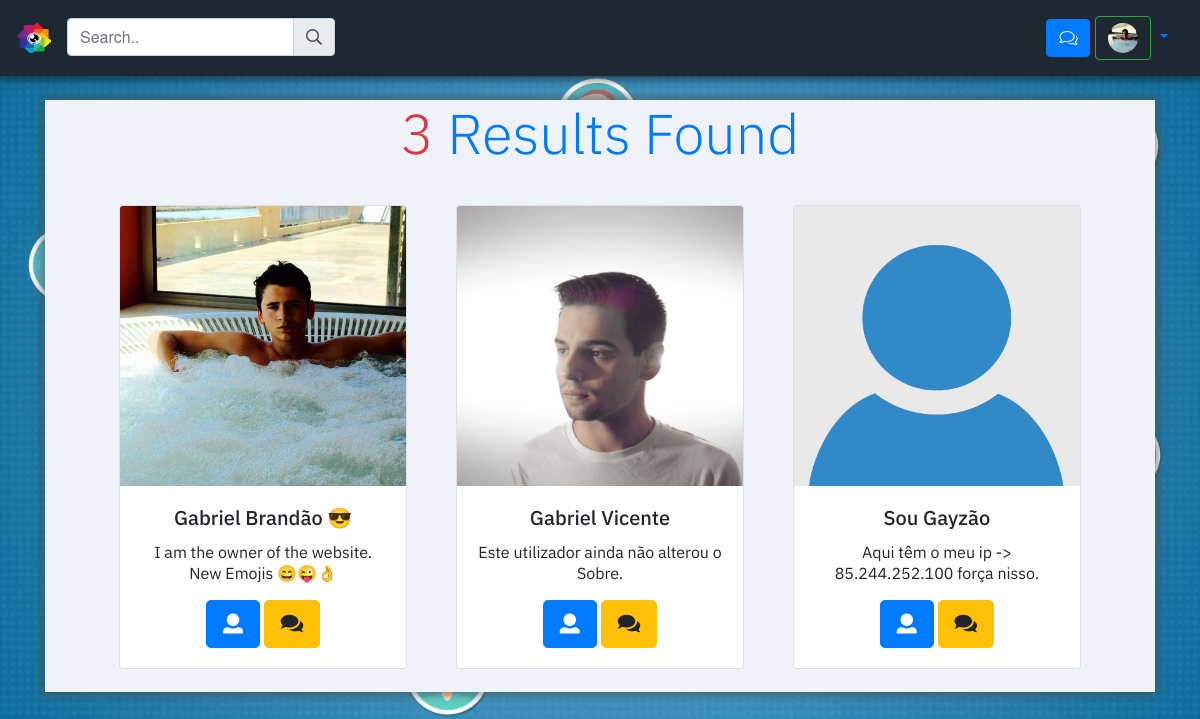
Page /pesquisa.php?s=Gabriel (signed in) on the committed database.
### tables this page shows
CREATE TABLE `users` (
  `id` int(11) NOT NULL,
  `f_nome` mediumtext NOT NULL,
  `l_nome` mediumtext NOT NULL,
  `idade` int(11) NOT NULL,
  `email` varchar(60) NOT NULL,
  `username` varchar(30) NOT NULL,
  `password` varchar(255) NOT NULL,
  `sobre` varchar(255) NOT NULL DEFAULT 'Este utilizador ainda não alterou o Sobre.',
  `foto` varchar(255) NOT NULL DEFAULT 'imagens/avatar.png',
  `ativado` int(11) NOT NULL DEFAULT '0',
  `token` mediumtext NOT NULL,
  `ip` varchar(100) NOT NULL,
  `facebook` varchar(200) NOT NULL,
  `instagram` varchar(200) NOT NULL,
  `twitter` varchar(200) NOT NULL,
  `id_estado` int(11) NOT NULL
);

### pesquisa.php (the view, shortened to what this page needs)
<?php
include 'header.php';
echo "<div class='text-center' style='background-color: #f0f2fa; box-shadow: 0px 0px 10px 3px rgba(72, 72, 72, 0.6);'>";
if (isset($_GET['s'])) {
	$pesquisa = htmlspecialchars(mysqli_real_escape_string($link, $_GET['s']));
	$query = mysqli_query($link, "SELECT * FROM users WHERE f_nome LIKE '%$pesquisa%' OR l_nome LIKE '%$pesquisa%' OR username LIKE '%$pesquisa%'") or die(mysqli_error($link));
	$conta = mysqli_num_rows($query);
	if ($conta > 0) {
		echo "<p class='text-center postbi display-4 text-primary'><span class='text-danger'>$conta</span> Results Found</p>";
		while ($info_user = mysqli_fetch_array($query)) {
			$id_user = $info_user['id'];
			$foto = $info_user['foto'];
			$nome = $info_user['f_nome'];
			$apelido = $info_user['l_nome'];
			$sobre = $info_user['sobre'];
			?>
			<div style="display: inline-block; padding: 2%;" class="postbi">
				<div class="card" style="width: 18rem;">
					<img class="card-img-top" src="<?php echo $foto; ?>" alt="Card image cap" style="height: 280px;">
					<div class="card-body">
						<h5 class="card-title"><?php echo $nome." ".$apelido; ?></h5>
						<p class="card-text"><?php echo $sobre; ?></p>
						<a href="profile/<?php echo $id_user; ?>" class="btn btn-lg btn-primary" style="display: inline-block;"><i class="fa fa-user"></i></a>
						<form method="POST" style="display: inline-block;">
							<button type="submit" class="btn btn-lg btn-warning" name="mensagem"><i class="fas fa-comments"></i></button>
						</form>
					</div>
				</div>
			</div>
			<?php
		}
	} else {
		$_SESSION['alerta'] = "Não foram encontrados utilizadores.";
	}
}
echo "</div>";
?>
<?php include 'footer.php'; ?>

### header.php (shortened to what this page needs)
<?php
include 'codigo.php';
$pagina = basename($_SERVER['PHP_SELF']);
?>
<!DOCTYPE html>
<html lang="en-en">
<head>
	<link rel="stylesheet" href="https://cdnjs.cloudflare.com/ajax/libs/animate.css/3.5.2/animate.min.css">
	</head>
	<body id="body" <?php if (isset($_SESSION['user'])) { ?> style="background: url('bg.png'); background-repeat: no-repeat;
	background-attachment: fixed;
	background-position: center;
	background-size: cover" <?php } else { ?> data-vide-bg="motionplace" <?php } ?>>
	<nav class="navbar navbar-expand-lg navbar-light bg-light" style="background: rgba(30, 40, 51, 1) !important; box-shadow: 0px 0px 10px 3px rgba(0, 0, 0, 0.6);">
		<a class="navbar-brand" href="<?php if (isset($_SESSION['user']['5'])) { ?>home.php<?php } else { ?>index.php <?php } ?>" style="margin-right: 0;"><img src="logo_naked3.png" width="35" height="30" class="d-inline-block align-top" alt=""></a>
		<div class="collapse navbar-collapse" id="navbarSupportedContent">
			<ul class="navbar-nav mr-auto">
				<li class="nav-item active">
					<?php if (isset($_SESSION['user'])) { ?>
						<a class="nav-link" href="home.php"><i class="fas fa-home" style="color: #007bff;"></i> <span class="sr-only">(current)</span></a>
					<?php } ?>
				</li>
				<?php
				if (isset($_SESSION['user'])) {
					?>
					<li>
						<form name="pesquisa" method="POST" autocomplete="off">
							<div class="input-group">
								<input id="search_text" type="text" name="search" class="form-control" placeholder="Search.." onblur="pesquisar(this)">
								<div class="input-group-append">
									<span class="input-group-text" id="basic-addon1"><i class="far fa-search"></i></span>
								</div>
							</div>
						</form>
					</li>
					<?php
				}
				?>
			</ul>
			<?php
			if (isset($_SESSION['user'])) {
				?>
				<div style="display: inline-block;">
					<i class="far fa-bell"></i><span class="badge badge-light menino"><?php if (isset($_SESSION['notificacao'])) { echo $_SESSION['notificacao']; } ?></span>
					<a href="mensagens.php" class="btn btn-primary"><i class="fal fa-comments"></i></a>
				</div>
				<?php
			}
			?>
			<div class="dropdown show" style="padding-left: 5px;">
				<a class="nav-link dropdown-toggle" href="#" id="navbarDropdown" role="button" data-toggle="dropdown" aria-haspopup="true" aria-expanded="false" style="padding-left: 0;">
					<button class="btn btn-outline-success my-2 my-sm-0" type="submit">
						<?php
						if (isset($_SESSION['user'])) {
							$id = $username = $_SESSION['user'][5];
							$sel = mysqli_query($link, "SELECT foto FROM users WHERE id='$id'");
							$info_sel = mysqli_fetch_assoc($sel);
							$foto_header = $info_sel['foto'];
							if ($foto_header == "imagens/avatar.png") {
								echo '<i class="fas fa-user"></i>';
							} else {
								echo "<img data-src='$foto_header' class='img-responsive rounded-circle lazy_img' alt='Avatar' style='width: 30px;'>";
							}
						} else {
							echo '<i class="fas fa-user"></i>';
						}
						?>
					</button>
				</a>
			</div>
		</div>
	</nav>
<?php if ($pagina != "profile/") { echo "<div class='container' style='padding-top: 2%;'>"; } else { echo "<div class='container-fluid' style='padding-top: 2%; padding-right: 10%; padding-left: 10%;'>"; } ?>

### rows in the picture
users: foto (picture), f_nome "Gabriel", l_nome "Brandão 😎", sobre "I am the owner of the website. New Emojis 😄😜👌"
users: foto (picture), f_nome "Gabriel", l_nome "Vicente", sobre "Este utilizador ainda não alterou o Sobre."
users: foto (placeholder picture), f_nome "Sou", l_nome "Gayzão", sobre "Aqui têm o meu ip -> 85.244.252.100 força nisso."

### other values in the picture
$conta "3"
